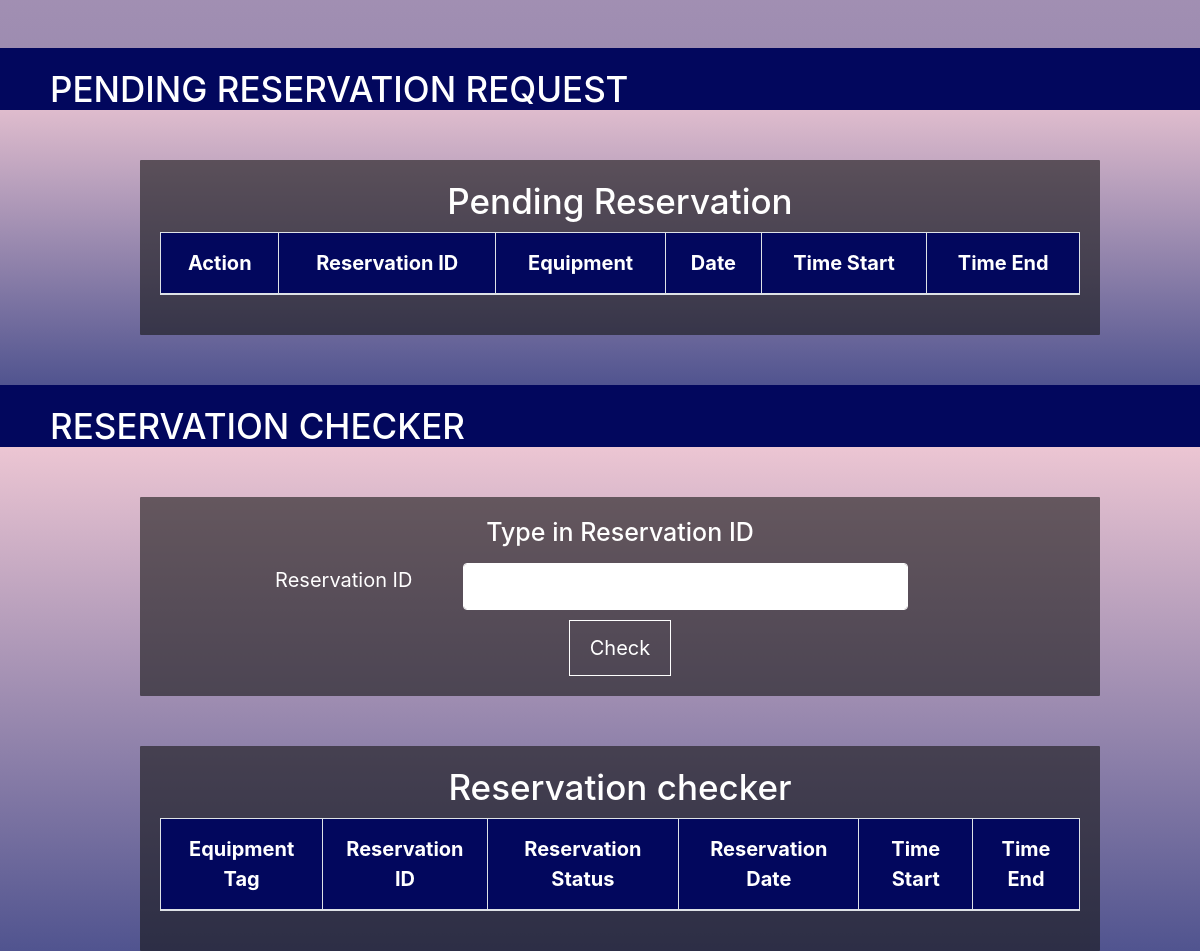
Before: /Manila/Admin_home.php (signed in, lower part) with the older database file.
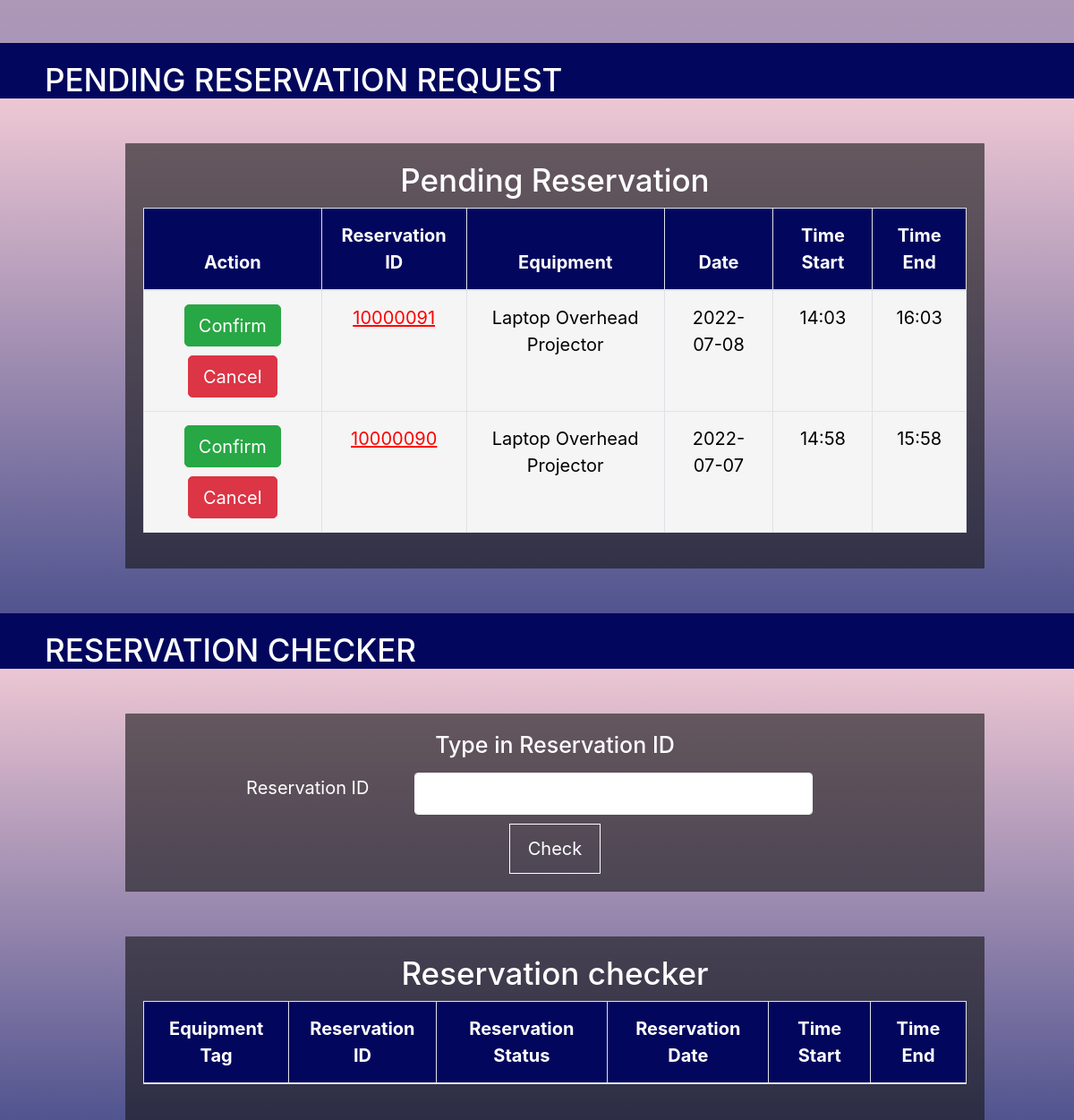
After: the same page with the newer database file.
### tables this page shows
CREATE TABLE `reservation` (
  `Res_id` int(8) NOT NULL,
  `nature` varchar(255) NOT NULL,
  `Purpose` varchar(255) NOT NULL,
  `Equipment` varchar(255) NOT NULL,
  `resDate` varchar(255) NOT NULL,
  `Time_Start` varchar(255) NOT NULL,
  `Time_End` varchar(255) NOT NULL,
  `Room_Venue` varchar(255) NOT NULL,
  `ReqName` varchar(255) NOT NULL,
  `SchoolID` varchar(255) NOT NULL,
  `School` varchar(255) NOT NULL,
  `Email` varchar(255) NOT NULL,
  `Status` varchar(255) NOT NULL DEFAULT 'NONE',
  `Remarks` varchar(255) NOT NULL DEFAULT 'None',
  `Checked_By` varchar(255) NOT NULL DEFAULT 'None',
  `Released By` varchar(255) DEFAULT NULL,
  `Recieved By` varchar(255) DEFAULT NULL,
  `Date_Requested` timestamp NOT NULL DEFAULT current_timestamp(),
  `Last_Update` timestamp NULL DEFAULT NULL,
  `User` varchar(255) DEFAULT NULL,
  `Office` varchar(255) DEFAULT NULL
);

CREATE TABLE `tbl_equipment` (
  `Equip_ID` int(8) NOT NULL,
  `Tag` varchar(255) NOT NULL,
  `type` varchar(255) NOT NULL,
  `name` varchar(255) NOT NULL,
  `MODel` varchar(255) NOT NULL,
  `information` varchar(255) NOT NULL,
  `Stats` varchar(255) NOT NULL DEFAULT 'Available',
  `Office` varchar(255) DEFAULT NULL,
  `Site` varchar(255) NOT NULL DEFAULT 'MANILA',
  `Purchase Date` date DEFAULT NULL,
  `Condemn Date` date DEFAULT NULL,
  `Checked_By` varchar(255) DEFAULT NULL,
  `Last_Update` timestamp NULL DEFAULT NULL
);

### Manila/PHP/Admin/Admin_pending.php (the view, shortened to what this page needs)
<?php
include('../Connection/Connection.php');
		$qry= "SELECT * from `reservation` WHERE `Status` = 'PENDING' LIMIT 10";
		$run = mysqli_query($con, $qry);
			if(mysqli_num_rows($run) > 0){
				foreach($run as $row){
				$sample=$row['Equipment'];
				$st=str_split($sample,9);
					?>
						<tr>
							<td>
								<a class='btn btn-success' href='Admin_home.php? name="<?= $row['Res_id'];?>"'>Confirm</a>
						    	<a class='btn btn-danger' Style=" Width:100px; margin-top:10px;"  href='Admin_home.php? id="<?= $row['Res_id'];?>"'>Cancel</a>
						    </td>
							<td class="Tracking">
								<a id="myBtn" onclick="TnC()"><?= $row['Res_id'];?></a>
							</td>
							<td>
								<?php
									for ($i=0; $i<=15; $i++){
											$wry1 = "SELECT `type` FROM tbl_equipment WHERE `Equip_ID` = '$st[$i]'";
											$run1 = mysqli_query($con, $wry1);
											$row1 = mysqli_fetch_assoc($run1);
											$sample1 = $row1['type'];
												echo "$sample1 ";
									}
								?>
							</td>
							<td><?= $row['resDate'];?></td>
							<td><?= $row['Time_Start'];?></td>
							<td><?= $row['Time_End'];?></td>
						</tr>
					<?php
				}
			}
?>

### Manila/Admin_home.php (shortened to what this page needs)
<!doctype html>
<html lang="en">
  <head>
     <link rel="stylesheet" type="text/css" href="vendor/css/bootstrap.min.css">
    <link rel="stylesheet" href="https://cdn.jsdelivr.net/npm/bootstrap@4.6.0/dist/css/bootstrap.min.css">
    <link href="vendor/css/all.css" rel="stylesheet">
    <link rel="stylesheet" type="text/css" href="resource/css/Login.css">
  </head>
  <body>
    <header class="bahay">
                      <?php include('PHP/Admin/Admin_OngoingRes.php');?>
  </header>
  <section class="Pending" id="pending">
      <h3 class="contact">Pending Reservation request</h3>
      <div class="containeredP">
        <h3 class="label_Confirm">Pending Reservation </h3>
         <div class="table-responsive">
            <table class="table table-bordered table-hover">
                <thead>
                  <tr>
                      <th class="tHead">Action</th>
                      <th class="tHead">Reservation ID</th>
                      <th class="tHead">Equipment</th>
                      <th class="tHead">Date</th>
                      <th class="tHead">Time Start</th>
                      <th class="tHead">Time End</th>
                  <tbody>
                      <?php include('PHP/Admin/Admin_pending.php');?>
                  </tbody>
                  </tr>
                </thead>
            </table>
          </div>
        </div>
  </section>
  <section class="Inventory" id="inventory">
      <h3 class="contact">Reservation Checker</h3>
      <div class="containeredP">
      <form action="" method="GET">
         <h5 class="TrackerInstruction">Type in Reservation ID</h5>
        <div class="row">
          <div class="col-25">
            <label for="fname">Reservation ID</label>
          </div>
          <div class="col-75">
            <input class="form-control" type="text" id="Iny" name="Iny" placeholder=" ">
          </div>
        </div>
          <div class="rows">
          <input type="submit" name="check" value="Check">
          </div>
      </form>
    </div>
    <div class="containeredP">
        <h3 class="label_Confirm">Reservation checker</h3>
         <div class="table-responsive">
            <table class = "table table-bordered" >
                <thead>
                  <tr>
                      <th class="tHead">Equipment Tag</th>
                      <th class="tHead">Reservation ID</th>
                      <th class="tHead">Reservation Status</th>
                      <th class="tHead">Reservation Date</th>
                      <th class="tHead">Time Start</th>
                      <th class="tHead">Time End</th>
                  </tr>
                </thead>
            </table>
          </div>
    </div>
  </section>
  </body>
</html>

### Manila/resource/css/Login.css (style rules this page uses)
* { margin:0; padding: 0; }
html { background-color: #FFF; color:#555; font-family: "lato","verdana"; font-size: 20px; text-rendering: optimizeLegibility; scroll-behavior: smooth; }
.bahay { min-height: 100vh; background-image:linear-gradient(rgba(255,192,203,0.69),rgba(2,7,93,0.69)); background-position: center; background-attachment: fixed; background-position: center; background-repeat: no-repeat; background-size: cover; padding-bottom: 50px; }
.Pending { padding-bottom: 50px; }
input[type=text], select, textarea { width: 100%; padding: 12px; border: 1px solid #FFF; border-radius: 4px; resize: vertical; }
label { padding: 2px 2px 2px 2px; display: inline-block; color:white; }
input[type=submit] { background-color: transparent; transition: 0.5s; color:white; padding: 12px 20px; border: 1px solid white; cursor: pointer; }
.Pending { background-image:linear-gradient(rgba(255,192,203,0.69),rgba(2,7,93,0.69)); color: white; }
.Inventory { background-image:linear-gradient(rgba(255,192,203,0.69),rgba(2,7,93,0.69)); color: white; }
.contact { background-color:rgb(2,7,93); color:white; text-transform: uppercase; padding-top: 20px; padding-left: 50px; margin-top: 0; margin-bottom: 50px; }
.containeredP { width: 80%; border-radius: 1px; background-color: rgba(20,20,20,.60); padding: 20px; margin-bottom: 0; margin-left: 140px; margin-top: 50px; text-align: center; }
.label_Confirm { color: white; }
.table { color: black; background-color: whitesmoke; }
.Tracking { color: red; }
.tHead { color: white; background-color: rgb(2, 7,93); }
.TrackerInstruction { color: white; }
.col-25 { float: left; width: 25%; margin-top: 6px; margin-left: 80px; padding-left: 0; }
.col-75 { float: left; width: 50%; margin-top: 6px; padding-right: 30px; margin-bottom: 10px; }
#myBtn { text-decoration-line: underline; cursor: pointer; }

Changed rows visible on the page:
added reservation: Res_id "10000091", resDate "2022-07-08", Time_Start "14:03", Time_End "16:03"
now on this page (row unchanged): tbl_equipment: type "Laptop"
now on this page (row unchanged): tbl_equipment: type "Overhead Projector"
added reservation: Res_id "10000090", resDate "2022-07-07", Time_Start "14:58", Time_End "15:58"
